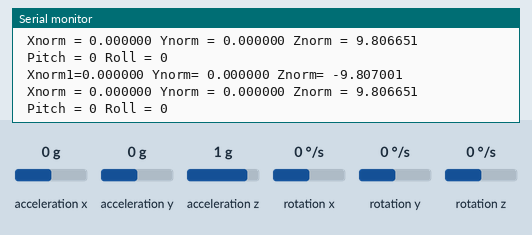
Bench run of a sketch on a simulated Arduino Mega 2560, built with avr-gcc and run on an emulated ATmega2560. On the bench: the last lines printed to the serial monitor. The inputs (shaded band) are chosen by the test bench; at power-on: acceleration y 0 g, acceleration x 0 g, acceleration z 1 g, rotation x 0 °/s, rotation y 0 °/s, rotation z 0 °/s. No radio packets arrive unless stated.

Above: at 14.7 s.
14.8 s: acceleration y set to -0.2 g
At 14.9 s:
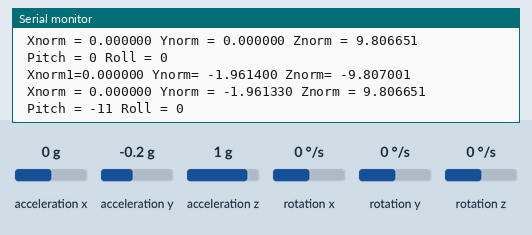
16.3 s: acceleration y set to 0.1 g
At 16.4 s:
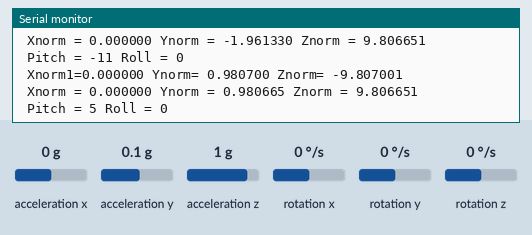
Timing chart, 0 to 19.3 s (numbered marks = the images above; inputs shaded):
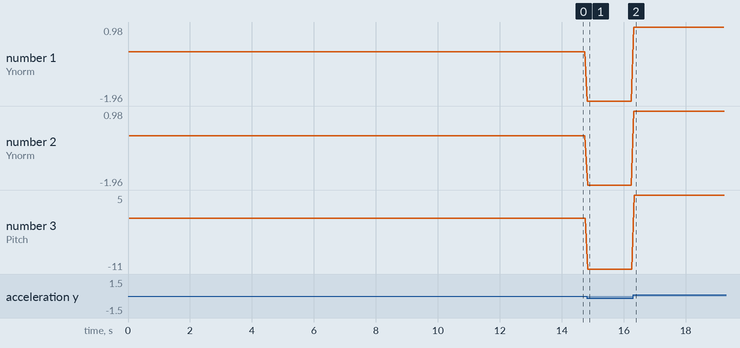

Measured:
- after the input at 14.8 s, the serial monitor: prints a new line at once (image 1)
- after the input at 16.3 s, the serial monitor: prints a new line at once (image 2)
- plotted number 1: 0 → -1.96 after the input at 14.8 s, -1.96 → 0.98 after the input at 16.3 s
- plotted number 2: 0 → -1.96 after the input at 14.8 s, -1.96 → 0.98 after the input at 16.3 s
- plotted number 3: 0 → -11 after the input at 14.8 s, -11 → 5 after the input at 16.3 s

The sketch:

LoRaEnvio.ino
```cpp
/*
  LoRa Duplex communication

  Sends a message every half second, and polls continually
  for new incoming messages. Implements a one-byte addressing scheme,
  with 0xFF as the broadcast address.

  Uses readString() from Stream class to read payload. The Stream class'
  timeout may affect other functuons, like the radio's callback. For an

  created 28 April 2017
  by Tom Igoe
*/
#include <SPI.h>              // include LoRa libraries
#include <LoRa.h>

//Librerias MPU9250
#include <Wire.h>
#include <MPU6050.h>
#include <MPU9250.h>
MPU6050 mpu;
MPU9250 IMU(Wire,0x69);
int status;
// Timers
unsigned long timer = 0;
float timeStep = 0.01;

// Pitch, Roll and Yaw values
float pitch = 0;
float roll = 0;
float yaw = 0;


//LoRa
const int csPin = 53;          // LoRa radio chip select
const int resetPin = 9;       // LoRa radio reset
const int irqPin = 19;         // change for your board; must be a hardware interrupt pin

String outgoing;              // outgoing message

byte msgCount = 0;            // count of outgoing messages
byte localAddress = 0xCC;     // address of this device
byte destination = 0xBB;      // destination to send to
long lastSendTime = 0;        // last send time
float interval = 2000.23;          // interval between sends

void setup() {
  Serial.begin(115200);                   // initialize serial
  while (!Serial);
  status = IMU.begin();
  if (status < 0) {
  Serial.println("IMU initialization unsuccessful");
  Serial.println("Check IMU wiring or try cycling power");
  Serial.print("Status: ");
  Serial.println(status);
    while(1) {}
  }

  //Acelerometro
  {

  Serial.println("Initialize MPU6050");

  while(!mpu.begin(MPU6050_SCALE_2000DPS, MPU6050_RANGE_2G))
  {
    Serial.println("Could not find a valid MPU6050 sensor, check wiring!");
    delay(500);
  }
  }

  //LoRa
  Serial.println("LoRa Duplex");

  // override the default CS, reset, and IRQ pins (optional)
  LoRa.setPins(csPin, resetPin, irqPin);// set CS, reset, IRQ pin

  if (!LoRa.begin(915E6)) {             // initialize ratio at 915 MHz
    Serial.println("LoRa init failed. Check your connections.");
    while (true);                       // if failed, do nothing
  }

  Serial.println("LoRa init succeeded.");
}

//Función acelerómetro

void checkSettings()
{
  Serial.println();

  Serial.print(" * Sleep Mode:            ");
  Serial.println(mpu.getSleepEnabled() ? "Enabled" : "Disabled");

  Serial.print(" * Clock Source:          ");
  switch(mpu.getClockSource())
  {
    case MPU6050_CLOCK_KEEP_RESET:     Serial.println("Stops the clock and keeps the timing generator in reset"); break;
    case MPU6050_CLOCK_EXTERNAL_19MHZ: Serial.println("PLL with external 19.2MHz reference"); break;
    case MPU6050_CLOCK_EXTERNAL_32KHZ: Serial.println("PLL with external 32.768kHz reference"); break;
    case MPU6050_CLOCK_PLL_ZGYRO:      Serial.println("PLL with Z axis gyroscope reference"); break;
    case MPU6050_CLOCK_PLL_YGYRO:      Serial.println("PLL with Y axis gyroscope reference"); break;
    case MPU6050_CLOCK_PLL_XGYRO:      Serial.println("PLL with X axis gyroscope reference"); break;
    case MPU6050_CLOCK_INTERNAL_8MHZ:  Serial.println("Internal 8MHz oscillator"); break;
  }

  Serial.print(" * Accelerometer:         ");
  switch(mpu.getRange())
  {
    case MPU6050_RANGE_16G:            Serial.println("+/- 16 g"); break;
    case MPU6050_RANGE_8G:             Serial.println("+/- 8 g"); break;
    case MPU6050_RANGE_4G:             Serial.println("+/- 4 g"); break;
    case MPU6050_RANGE_2G:             Serial.println("+/- 2 g"); break;
  }

  Serial.print(" * Accelerometer offsets: ");
  Serial.print(mpu.getAccelOffsetX());
  Serial.print(" / ");
  Serial.print(mpu.getAccelOffsetY());
  Serial.print(" / ");
  Serial.println(mpu.getAccelOffsetZ());

  Serial.println();
  mpu.calibrateGyro();
  mpu.setThreshold(2);
}

void loop() {

  //Acelerometro
  // read the sensor
  IMU.readSensor();
  // display the data
  Serial.print(" Xnorm1=");
  Serial.print(IMU.getAccelX_mss(),6);
  Serial.print(" Ynorm= ");
  Serial.print(IMU.getAccelY_mss(),6);
  Serial.print(" Znorm= ");
  Serial.println(IMU.getAccelZ_mss(),6);


  timer = millis();
  Vector rawAccel = mpu.readRawAccel();
  Vector normAccel = mpu.readNormalizeAccel();
  Vector norm = mpu.readNormalizeGyro();


  Serial.print(" Xnorm = ");
  Serial.print(normAccel.XAxis,6);
  Serial.print(" Ynorm = ");
  Serial.print(normAccel.YAxis,6);
  Serial.print(" Znorm = ");
  Serial.println(normAccel.ZAxis,6);


    // Calculate Pitch, Roll and Yaw
  pitch = pitch + norm.YAxis * timeStep;
  roll = roll + norm.XAxis * timeStep;
  yaw = yaw + norm.ZAxis * timeStep;

  // Output raw
  int roll = -(atan2(normAccel.XAxis, normAccel.ZAxis)*180.0)/M_PI;
  int pitch = (atan2(normAccel.YAxis, normAccel.ZAxis)*180.0)/M_PI;

  // Output
  Serial.print(" Pitch = ");
  Serial.print(pitch);
  Serial.print(" Roll = ");
  Serial.print(roll);

  Serial.println();
  //delay(100);

  //LoRa


  LoRa.beginPacket();                   // start packet
//Aceleración primer sensor
  LoRa.print("X");
  LoRa.print(normAccel.XAxis,6);
  LoRa.print("*");
  LoRa.print("Y");
  LoRa.print(normAccel.YAxis,6);
  LoRa.print("*");
  LoRa.print("Z");
  LoRa.print(normAccel.ZAxis,6);
  LoRa.print("*");

//Aceleración segundo sensor
  LoRa.print("Xb");
  LoRa.print(IMU.getAccelX_mss(),6);
  LoRa.print("*");
  LoRa.print("Yb");
  LoRa.print(IMU.getAccelY_mss(),6);
  LoRa.print("*");
  LoRa.print("Zb");
  LoRa.print(IMU.getAccelZ_mss(),6);
  LoRa.print("*");


  //Inclinación

  LoRa.print("P");
  LoRa.print(pitch);
  LoRa.print("*");
  LoRa.print("R");
  LoRa.print(roll);
  LoRa.println(";");
//
//  LoRa.write(destination);              // add destination address
//  LoRa.write(localAddress);             // add sender address
//  LoRa.write(msgCount);                 // add message ID
//  LoRa.write(outgoing.length());        // add payload length
//  LoRa.print(outgoing);                 // add payload
  LoRa.endPacket();                     // finish packet and send it
                                  // increment message ID
}
```
